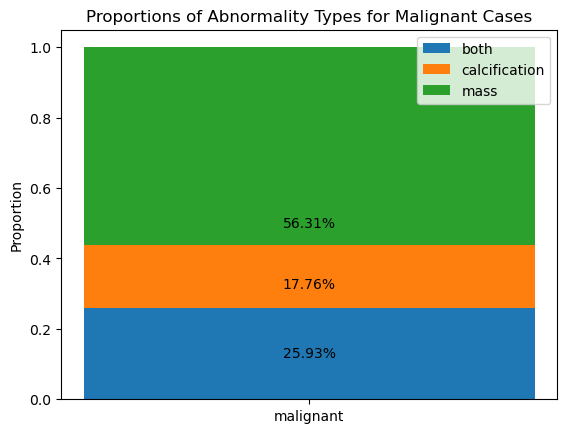
#> input picture images/malignant.png, 567 x 433 px
$ jupyter execute --allow-errors model_scripts.ipynb
#> lines starting #> are read from the running program, lines starting #| are printed output that depends on the picture
[cell 1]
# FIRST SCRIPT TO AUGMENT EACH IMAGE BY ROTATING 3 DIFFERENT WAYS; TO BE RUN IN PARALLEL IN BASH

from PIL import Image
import argparse
import os

# Define the argument parser; takes two arguments - path to jpeg, and output prefix which will be appended with rotation and .jpeg
parser = argparse.ArgumentParser(description='Transform an image and save the transformed images.')
parser.add_argument('input_path', type=str, help='Path to the input JPEG file.')
parser.add_argument('output_prefix', type=str, help='Prefix to use for output filenames.')

# Parse the arguments
args = parser.parse_args()

# Load the input image
with Image.open(args.input_path) as im:

    # Crop the right-hand third of the image vertically, because it is all black in all images
#> im is the input picture: PIL image 567x433 RGBA; mean R, G, B, A 140.1, 179.5, 137.1, 255
    width, height = im.size
#> width = 567; height = 433
    cropped_im = im.crop((0, 0, width - width // 3, height))
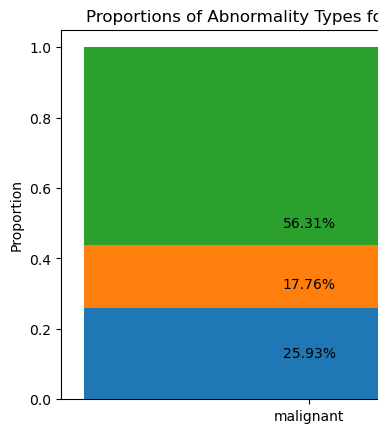
#> cropped_im: PIL image 378x433 RGBA; mean R, G, B, A 138.6, 179.6, 135.7, 255

    # Resize the cropped image to 800x800
    resized_im = cropped_im.resize((800, 800))
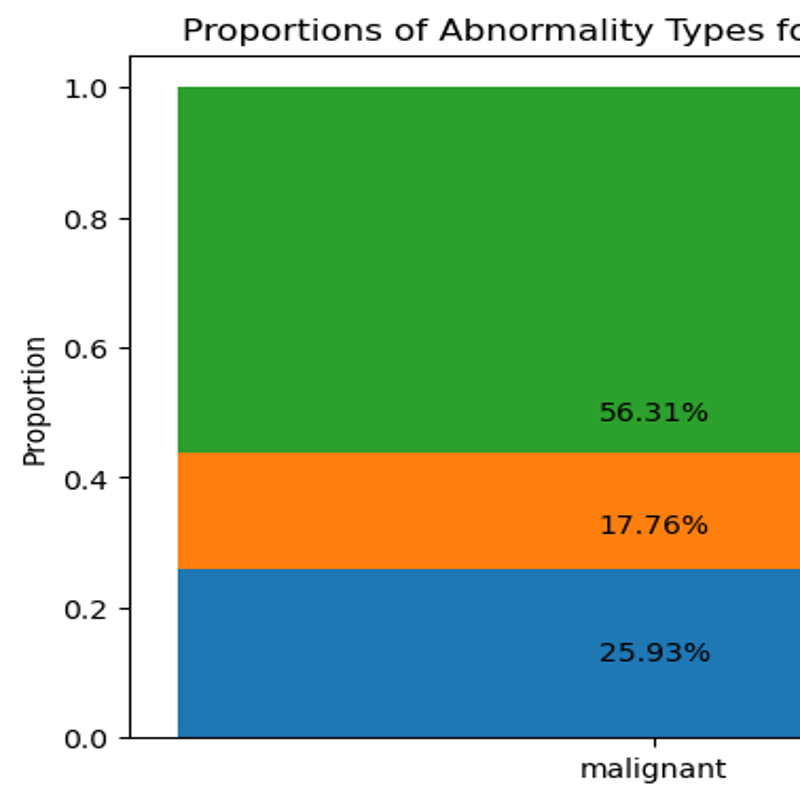
#> resized_im: PIL image 800x800 RGBA; mean R, G, B, A 138.4, 179.5, 135.5, 255

    # Save the original transformed image
    resized_im.save(args.output_prefix + '_orig.jpg')

    # Create 3 additional rotated images and save them
    for angle in [90, 180, 270]:
        rotated_im = resized_im.rotate(angle)
        output_path = args.output_prefix + f'_{angle}.jpg'
        rotated_im.save(output_path)
#> this loop made 3 passes
#> pass 1, `rotated_im = resized_im.rotate(angle)`:
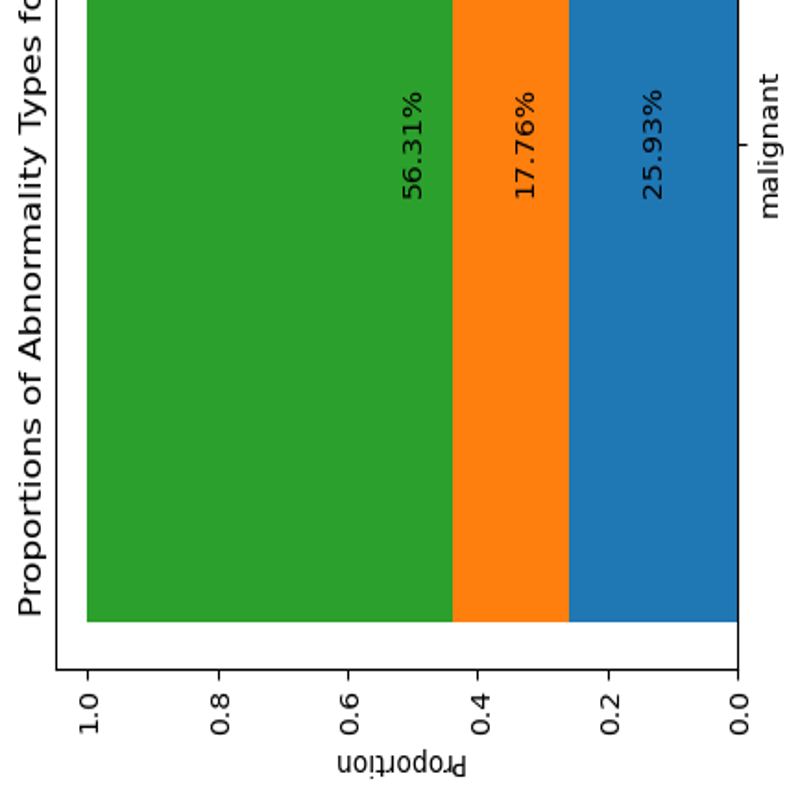
#> rotated_im: PIL image 800x800 RGBA; mean R, G, B, A 138.4, 179.5, 135.5, 255
#> pass 2, `rotated_im = resized_im.rotate(angle)`:
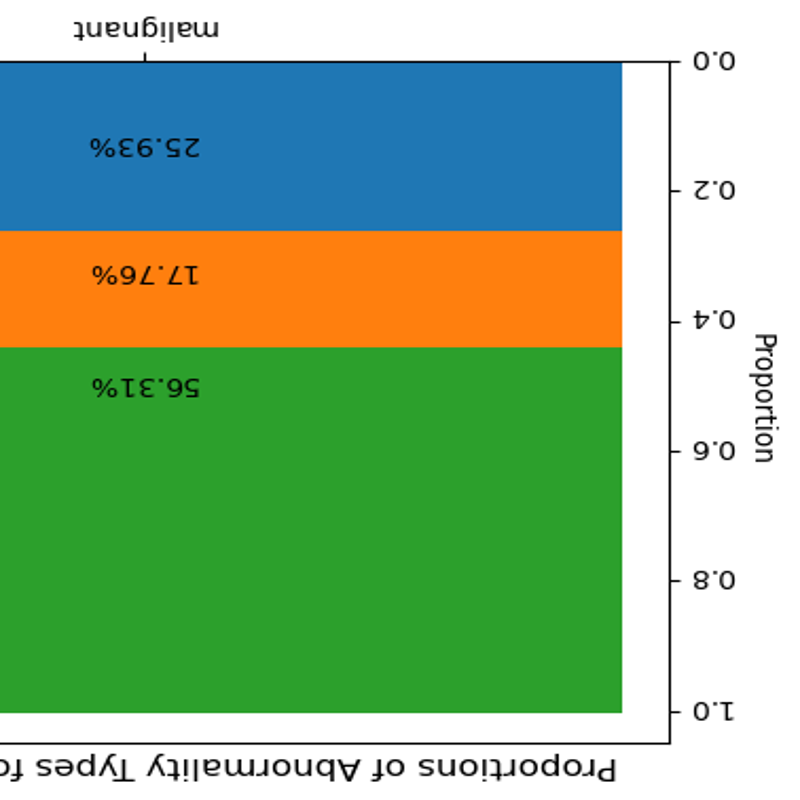
#> rotated_im: PIL image 800x800 RGBA; mean R, G, B, A 138.4, 179.5, 135.5, 255
#> pass 3, `rotated_im = resized_im.rotate(angle)`:
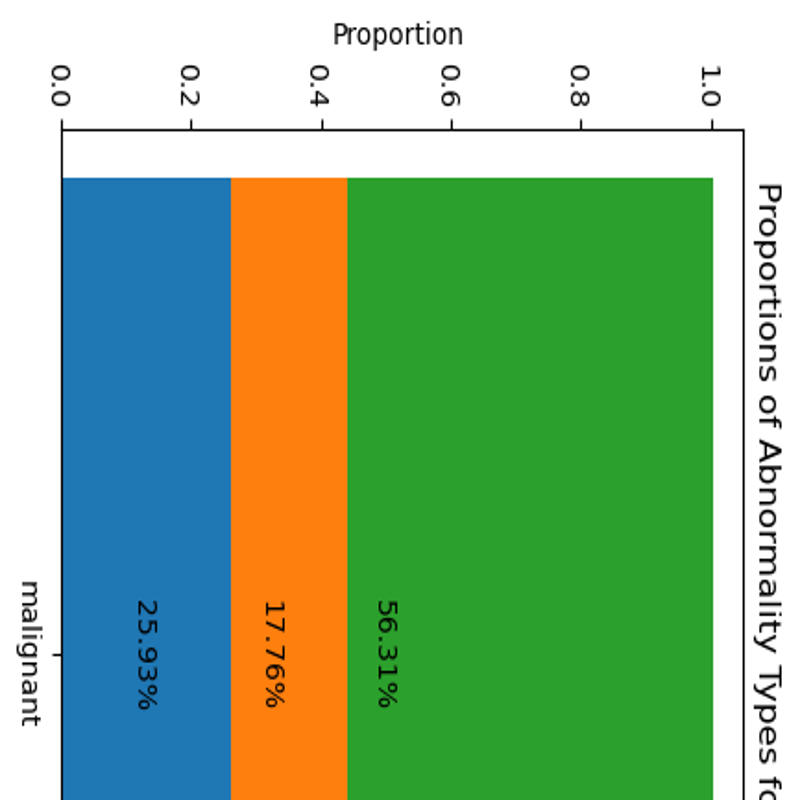
#> rotated_im: PIL image 800x800 RGBA; mean R, G, B, A 138.4, 179.5, 135.5, 255

$ run again, with images/age_histogram.png copied over images/malignant.png
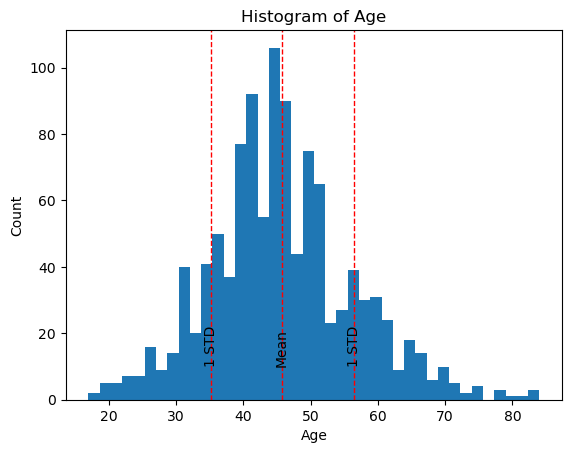
#> input picture images/age_histogram.png, 571 x 453 px
#> im is the input picture: PIL image 571x453 RGBA; mean R, G, B, A 216.1, 228.9, 238.5, 255
#> `cropped_im = im.crop((0, 0, width - width // 3, height))`:
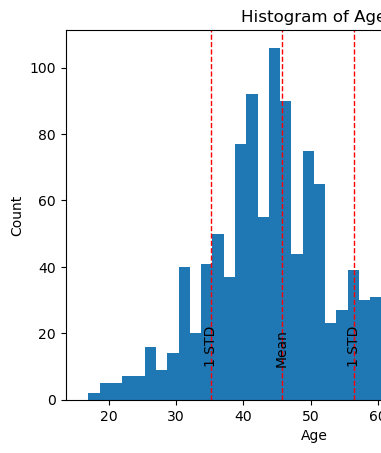
#> cropped_im: PIL image 381x453 RGBA; mean R, G, B, A 203.2, 220.3, 233.3, 255
#> the loop `for angle in [90, 180, 270]:` made 3 passes
#> pass 3, `rotated_im = resized_im.rotate(angle)`:
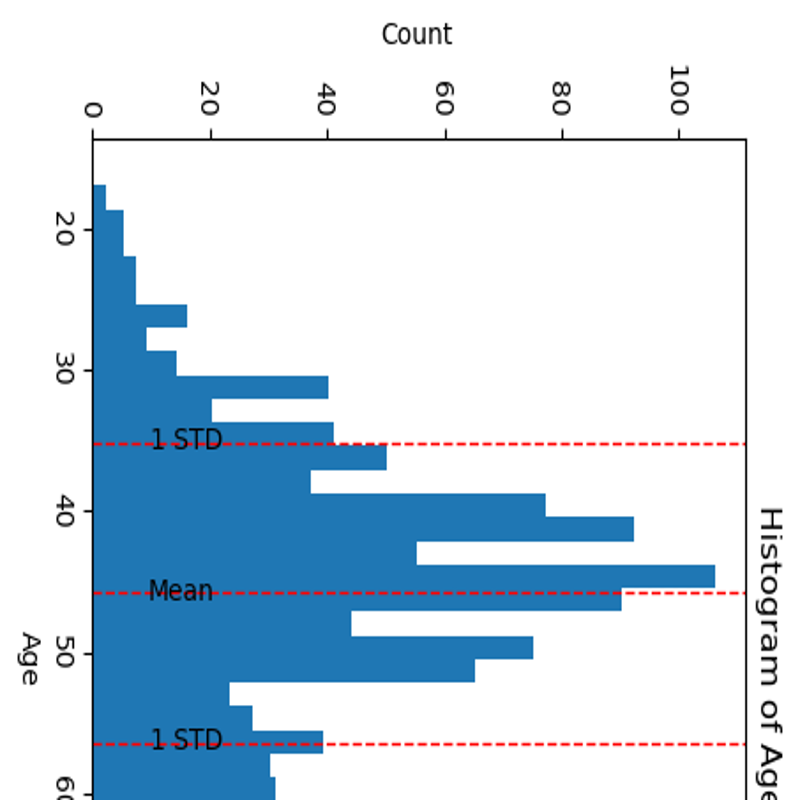
#> rotated_im: PIL image 800x800 RGBA; mean R, G, B, A 203, 220.2, 233.2, 255

$ run again, with images/benign.png copied over images/malignant.png
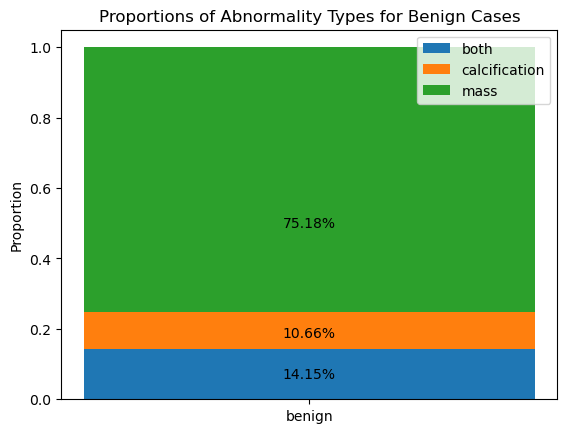
#> input picture images/benign.png, 567 x 433 px
#> im is the input picture: PIL image 567x433 RGBA; mean R, G, B, A 131.2, 184.4, 128.4, 255
#> `resized_im = cropped_im.resize((800, 800))`:
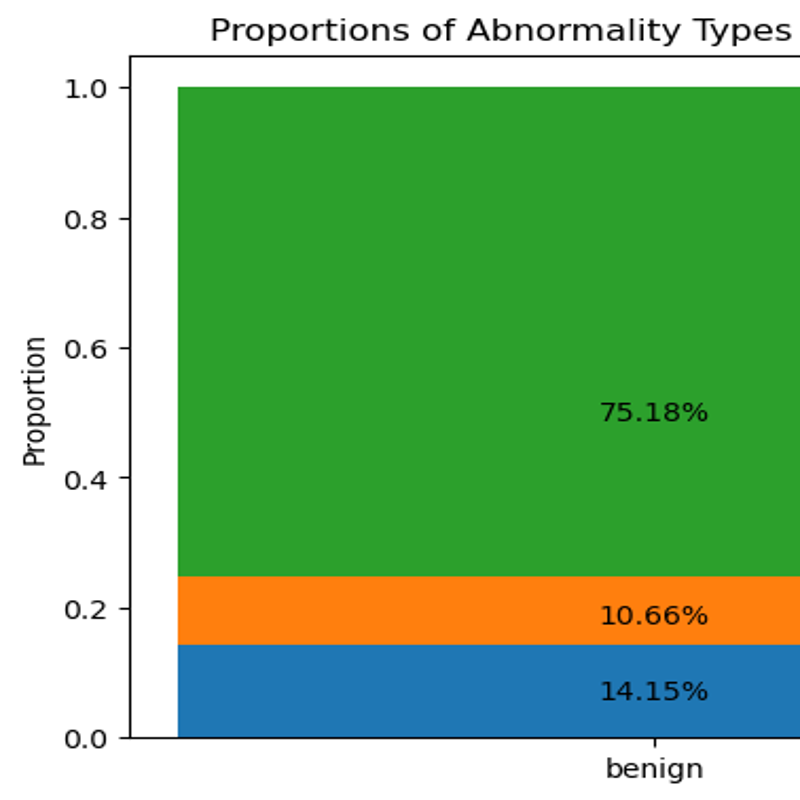
#> resized_im: PIL image 800x800 RGBA; mean R, G, B, A 129.6, 184.2, 127.1, 255
#> the loop `for angle in [90, 180, 270]:` made 3 passes
#> pass 3, `rotated_im = resized_im.rotate(angle)`:
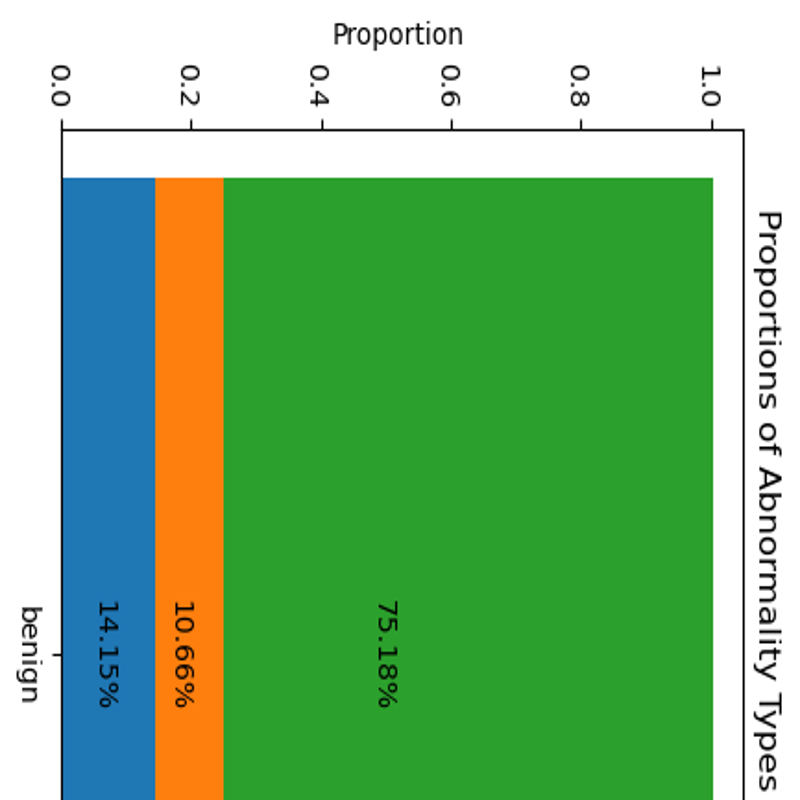
#> rotated_im: PIL image 800x800 RGBA; mean R, G, B, A 129.6, 184.2, 127.1, 255
